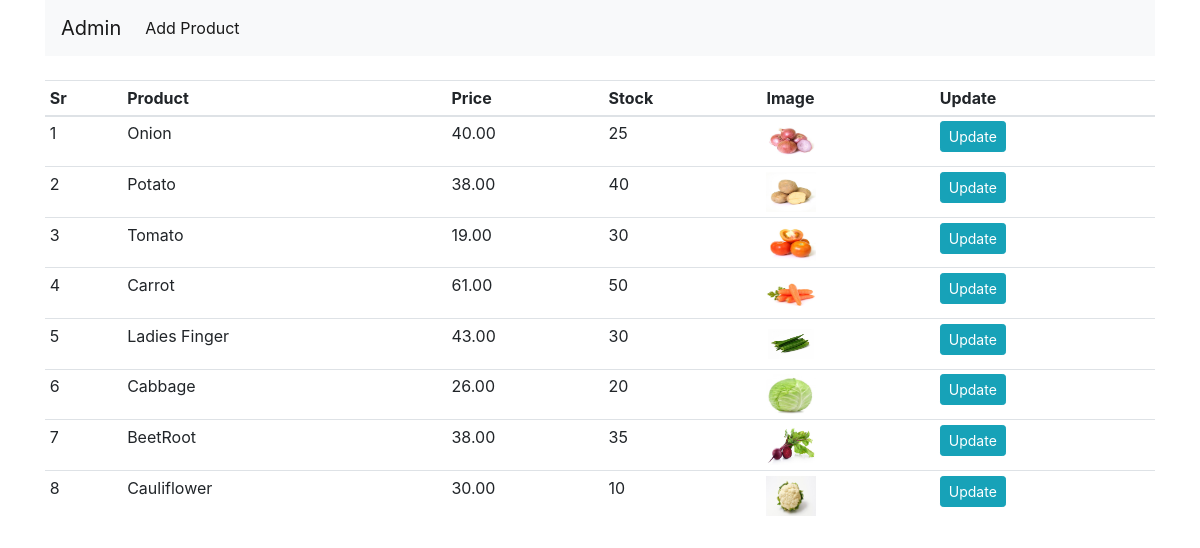
Page /admin (signed in) on the earlier database version.
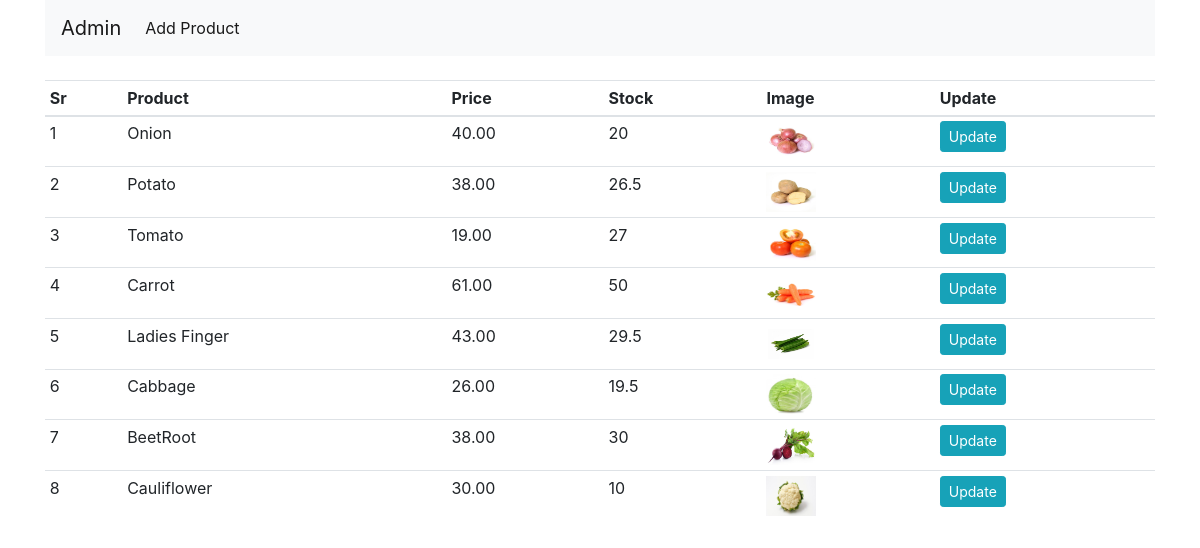
Same page on the later database version.
### shop/products/models.py (models this page shows, shortened)
class Addproduct(db.Model):
    id = db.Column(db.Integer, primary_key=True)
    name = db.Column(db.String(80), nullable=False)
    price = db.Column(db.Numeric(10,2),nullable=False)
    stock = db.Column(db.Integer,nullable=False)
    desc = db.Column(db.Text, nullable=False)
    pub_date = db.Column(db.DateTime, nullable=False, default=datetime.utcnow)
    image_1=db.Column(db.String(150), nullable=False, default='image.jpg')
    image_2=db.Column(db.String(150), nullable=False, default='image.jpg')
    image_3=db.Column(db.String(150), nullable=False, default='image.jpg')

### shop/admin/routes.py (the view)
@app.route('/admin')
def admin():
    if 'email' not in session:
        flash(f'Please login first','danger')
        return redirect(url_for('login'))
    products = Addproduct.query.all()
    return render_template('admin/index.html',title='Admin Page',products=products)

### shop/templates/admin/index.html (shortened to what this page needs)
{%extends "layout.html" %}
{% block content %}
<div class="container">
    <nav class="navbar navbar-expand-lg navbar-light bg-light">
        <a class="navbar-brand" href="/admin">Admin</a>
        <div class="collapse navbar-collapse" id="navbarNav">
          <ul class="navbar-nav">
            <li class="nav-item active">
              <a class="nav-link" href="/addproduct">Add Product <span class="sr-only">(current)</span></a>
            </li>
          </ul>
        </div>
      </nav>
</div>
<div class="container mt-4">
    <table class="table table-sm table-condensed">
        <thead>
            <th>Sr</th>
            <th>Product</th>
            <th>Price</th>
            <th>Stock</th>
            <th>Image</th>
            <th>Update</th>
        </thead>
        <tbody>
            {%for i in products%}
            <tr>
                <td>{{loop.index}}</td>
                <td>{{i.name}}</td>
                <td>{{i.price}}</td>
                <td>{{i.stock}}</td>
                <td><img src="{{url_for('static',filename='images/' + i.image_1)}}" width="50" height="40"></td>
                <td>
                  <a href="{{url_for('updateproduct',id=i.id)}}" class="btn btn-sm btn-info">Update</a>
                </td>
            </tr>
            {% endfor %}
        </tbody>
    </table>
</div>
{% endblock content %}

### shop/templates/layout.html (shortened to what this page needs)
<!doctype html>
<html lang="en">
  <head>
    <link rel="stylesheet" href="{{ url_for('static',filename='css/bootstrap.min.css')}}">
  </head>
  <body>
    {% block content %}
    {% endblock content %}
  </body>
</html>

Differences in the rows shown:
changed Addproduct "Onion": stock "25" → "20"
changed Addproduct "Potato": stock "40" → "26.5"
changed Addproduct "Tomato": stock "30" → "27"
changed Addproduct "Ladies Finger": stock "30" → "29.5"
changed Addproduct "Cabbage": stock "20" → "19.5"
changed Addproduct "BeetRoot": stock "35" → "30"
